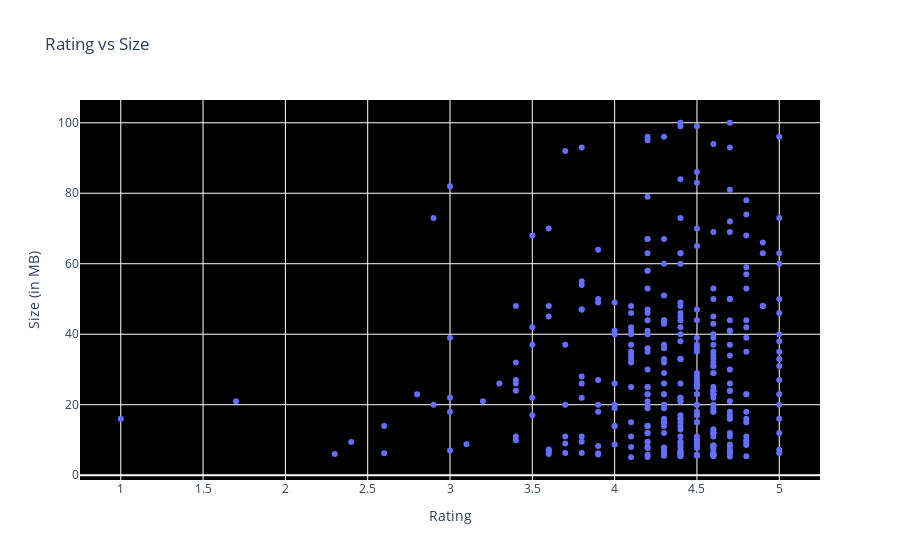

Notebook code cell kept with this figure:
### Markdown cell above
### How do the sizes of paid apps and free apps vary?

### Code cell
temp_df = df[df.Type == 'Paid']
temp_df = temp_df[temp_df.Size > 5]
#type_groups = df.groupby('Type')

data = [{
    #'x': type_groups.get_group(t)['Rating'], 
    'x' : temp_df['Rating'],
    'type':'scatter',
    'y' : temp_df['Size'],
    #'name' : t,
    'mode' : 'markers',
    #'showlegend': True,
    'text' : df['Size'],
    } for t in set(temp_df.Type)]


layout = {'title':"Rating vs Size", 
          'xaxis': {'title' : 'Rating'},
          'yaxis' : {'title' : 'Size (in MB)'},
         'plot_bgcolor': 'rgb(0,0,0)'}

plotly.offline.iplot({'data': data, 'layout': layout})

### Figure 1 — Plotly figure (JSON) as saved in the notebook; plotly's stock layout.template omitted (floating-point values rounded to 4 significant figures; data arrays with more than 128 entries replaced by an {"elided": "..."} marker saying what was removed)
{"data": [{"mode": "markers", "text": {"elided": "9659 float values"}, "type": "scatter", "x": {"elided": "434 float values"}, "y": {"elided": "434 float values"}}], "layout": {"plot_bgcolor": "rgb(0,0,0)", "title": {"text": "Rating vs Size"}, "xaxis": {"title": {"text": "Rating"}}, "yaxis": {"title": {"text": "Size (in MB)"}}}}
